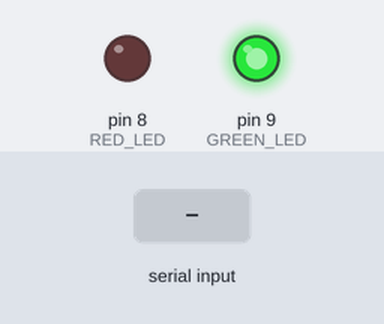
Recording of a sketch running on a simulated Arduino Uno, built with avr-gcc and run on an emulated ATmega328P. Shown: output pins drawn as LEDs (lit = HIGH). Dashed ring = blinking. The test bench sets the inputs (shaded band).

Above: at 1.2 s.
1.3 s: "WARNING\n" received over Serial
At 1.48 s:
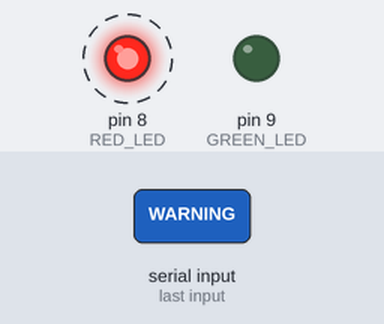
4.3 s: "NORMAL\n" received over Serial
At 4.8 s:
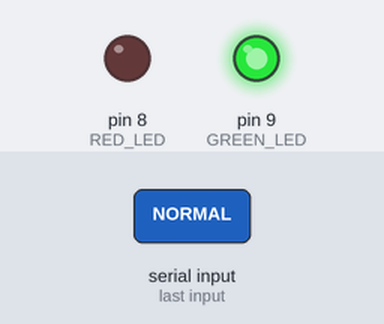
5.8 s: "EMERGENCY\n" received over Serial
At 7.2 s:
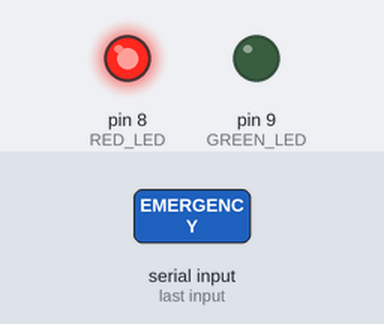
Timing chart, 0 to 8.8 s (numbered marks = the images above; inputs shaded):
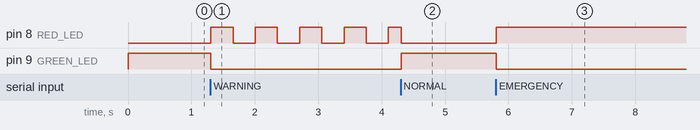

The sketch:

emergency_leds.ino
```cpp
const int RED_LED = 8;
const int GREEN_LED = 9;
String command = "NORMAL";
unsigned long lastBlink = 0;
bool redOn = false;

void setup() {
  pinMode(RED_LED, OUTPUT);
  pinMode(GREEN_LED, OUTPUT);
  Serial.begin(9600);
  setNormal();
}

void setNormal() {
  digitalWrite(GREEN_LED, HIGH);
  digitalWrite(RED_LED, LOW);
  redOn = false;
}

void loop() {
  if (Serial.available()) {
    String incoming = Serial.readStringUntil('\n');
    incoming.trim();
    if (incoming == "NORMAL" || incoming == "WARNING" || incoming == "EMERGENCY") {
      command = incoming;
    }
  }

  if (command == "NORMAL") {
    setNormal();
  } else if (command == "WARNING") {
    digitalWrite(GREEN_LED, LOW);
    if (millis() - lastBlink >= 350) {
      lastBlink = millis();
      redOn = !redOn;
      digitalWrite(RED_LED, redOn ? HIGH : LOW);
    }
  } else if (command == "EMERGENCY") {
    digitalWrite(GREEN_LED, LOW);
    digitalWrite(RED_LED, HIGH);
  }
}
```

Measured:
- after the input at 1.3 s, pin 8 (RED_LED): alternates HIGH for 0.35 s and LOW for 0.35 s, starting at once; pin 9 (GREEN_LED): HIGH → LOW at once
- after the input at 4.3 s, pin 9 (GREEN_LED): LOW → HIGH at once
- after the input at 5.8 s, pin 8 (RED_LED): LOW → HIGH at once; pin 9 (GREEN_LED): HIGH → LOW at once
